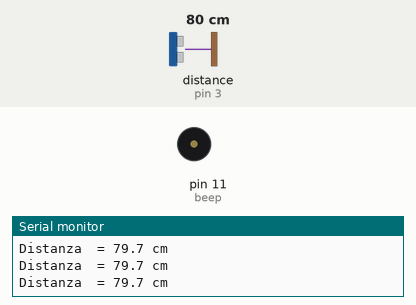
A sketch run on a simulated Arduino Uno, built with avr-gcc and run on an emulated ATmega328P. Parts: buzzer (waves = sounding), the last lines printed to the serial monitor. Wiring (inferred from the names in the program): ultrasonic range finder: trigger pin 2; echo pin 3. The test bench sets the inputs (shaded band); at power-on: distance to the obstacle (sensor on pin 3) 80 cm. The echo pulse lasts 58.3 µs per cm.

Above: at 1.2 s.
1.3 s: distance to the obstacle (sensor on pin 3) set to 7 cm
At 1.78 s:
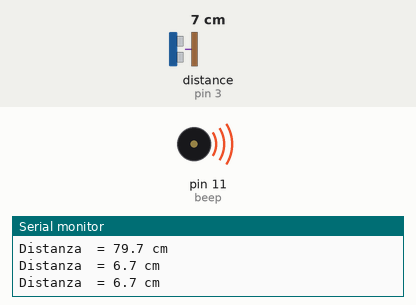
4.3 s: distance to the obstacle (sensor on pin 3) set to 4 cm
At 5.5 s:
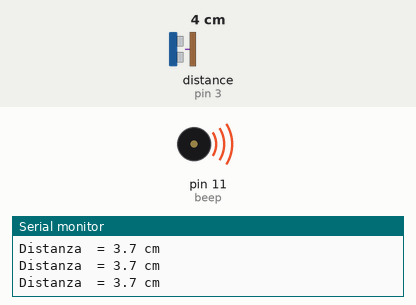
5.8 s: distance to the obstacle (sensor on pin 3) set to 9 cm
At 5.98 s:
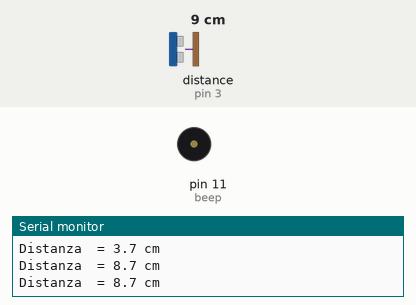
8.8 s: distance to the obstacle (sensor on pin 3) set to 2 cm
At 9.2 s:
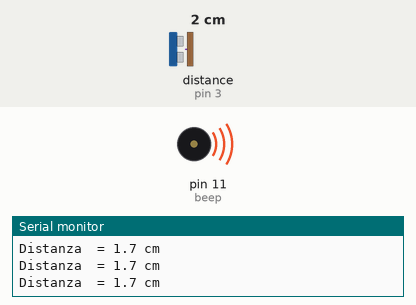
Timing chart, 0 to 11.3 s (numbered marks = the images above; inputs shaded):
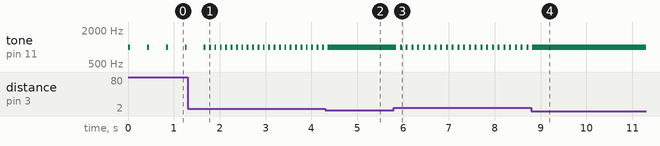

The sketch:

project_parking_sensor.ino
```cpp
/**************************************************************
 *  PARKING SENSOR WITH HC-SR04                               *
 *                                                            *
  *  This code receives data from the HC-SR04 proximity        *
 *  sensor, analyses  them, sends them to the serial monitor   *
 *  and produces intermittent sounds  to warn of an obstacle.  *
 **************************************************************/

//  Definition of trigger, echo, beep pins and other constants
#define trigger      2
#define  echo         3
#define beep        11
#define beep_start 100
#define min_distance  5

// Definition of sound speed (centimetres / microsecond)
#define c 0.0343

//  Definition of the variables
long tempo;
float space;

void setup() {
  // Definition of input and output
  pinMode(trigger, OUTPUT);
  pinMode(echo,  INPUT);
  pinMode(beep, OUTPUT);

  // Serial communication initialisation  (optional)
  Serial.begin(9600);
}

void loop() {
  // Before measurement,  the trigger is set to low level
  digitalWrite(trigger, LOW);
  delayMicroseconds(5);

  // Send one pulse (trigger goes high level for 10 microseconds)
  digitalWrite(trigger,  HIGH);
  delayMicroseconds(10);
  digitalWrite(trigger, LOW);

  //  Reading echo, via pulseIn, which returns the duration of the impuse (in microseconds)
  // The acquired data is then divided by 2 (forward and backward)
  tempo =  pulseIn(echo, HIGH) / 2;
  // Computation of distance in centimetres
  space  = tempo * c;

  // space is displayed in the serial monitor ([Ctrl] + [Shift]  + M)
  // approximated to the first decimal place
  Serial.println("Distanza  = " + String(space, 1) + " cm");

  // If the distance is less than one  metre
  if (space < beep_start) {
    // Emits sounds at intervals proportional  to distance (1 m = 400 ms)
    tone(beep, 1000);
    delay(40);
    //  Below min_distance cm it emits a continuous sound
    if (space > min_distance)  {
      noTone(beep);
      delay(space * 4);
    }
  }
  // Waits  50 milliseconds before another measurement
  delay(50);
}
```

Measured:
- the behaviour switches between 6 and 5 cm on distance to the obstacle (sensor on pin 3) (found by bisection; images 1 and 2)
- after the input at 1.3 s, tone on pin 11 (beep): alternates 1000 Hz for 0.04 s and silent for 0.08 s, starting after 0.47 s
- after the input at 4.3 s, tone on pin 11 (beep): goes on until 4.4 s, then stays 1000 Hz
- after the input at 5.8 s, tone on pin 11 (beep): alternates 1000 Hz for 0.04 s and silent for 0.09 s, starting after 0.05 s
- after the input at 8.8 s, tone on pin 11 (beep): goes on until 8.8 s, then stays 1000 Hz
- by itself, tone on pin 11 (beep): alternates 1000 Hz for 0.04 s and silent for 0.37 s
